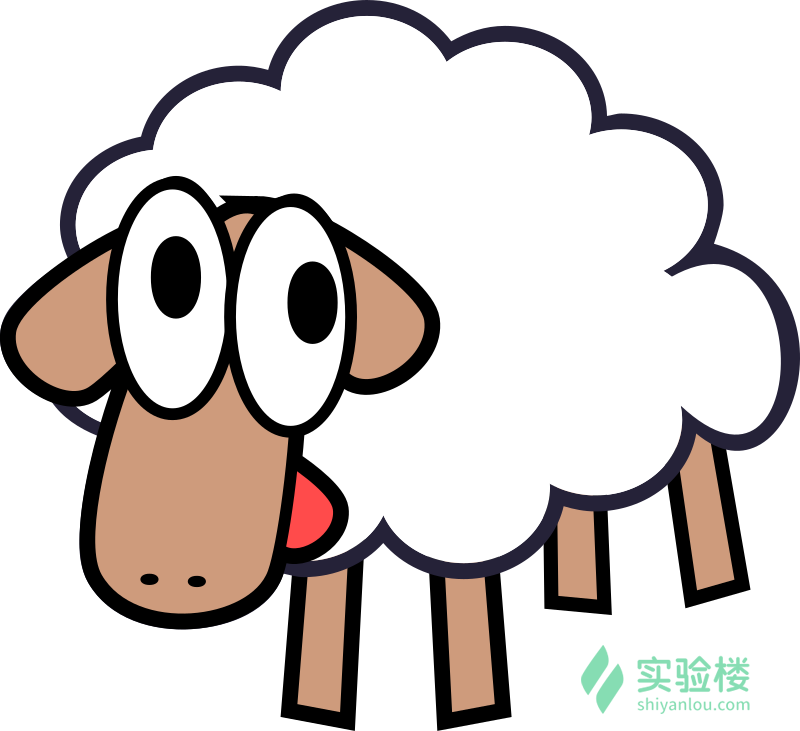
#> input picture Python图片转字符画/sheep.png, 800 x 731 px
$ python ascii.py sheep.png
#> lines starting #> are read from the running program, lines starting #| are printed output that depends on the picture
# -*- coding=utf-8 -*-

from PIL import Image
import argparse

#命令行输入参数处理
parser = argparse.ArgumentParser()

parser.add_argument('file')     #输入文件
#parser.add_argument('sheep.png')
parser.add_argument('-o', '--output')   #输出文件
parser.add_argument('--width', type = int, default = 80) #输出字符画宽
parser.add_argument('--height', type = int, default = 80) #输出字符画高

#获取参数
args = parser.parse_args()

IMG = args.file
WIDTH = args.width
HEIGHT = args.height
OUTPUT = args.output

ascii_char = list("$@B%8&WM#*oahkbdpqwmZO0QLCJUYXzcvunxrjft/\|()1{}[]?-_+~<>i!lI;:,\"^`'. ")

# 将256灰度映射到70个字符上
def get_char(r,g,b,alpha = 256):
    if alpha == 0:
        return ' '
    length = len(ascii_char)
    gray = int(0.2126 * r + 0.7152 * g + 0.0722 * b)

    unit = (256.0 + 1)/length
    return ascii_char[int(gray/unit)]

if __name__ == '__main__':

    im = Image.open(IMG)
#> im is the input picture: PIL image 800x731 RGBA; mean R, G, B, A 122.7, 117.3, 114.1, 165.1
    im = im.resize((WIDTH,HEIGHT), Image.NEAREST)
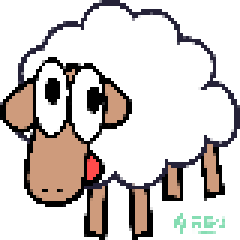
#> im: PIL image 80x80 RGBA (shown 3 times larger); mean R, G, B, A 122.1, 116.7, 113.6, 165.8; transparent parts drawn white

    txt = ""

    for i in range(HEIGHT):
        for j in range(WIDTH):
            txt += get_char(*im.getpixel((j,i)))
        txt += '\n'

    print(txt)
#|                                  *******
#|                                ***********
#|                               ***       ***
#|                              **           **   *******
#|                             **             *******b*****
#|                            #*               **;       j**$

    #字符画输出到文件
    if OUTPUT:
        with open(OUTPUT,'w') as f:
            f.write(txt)
    else:
        with open("output.txt",'w') as f:
            f.write(txt)
